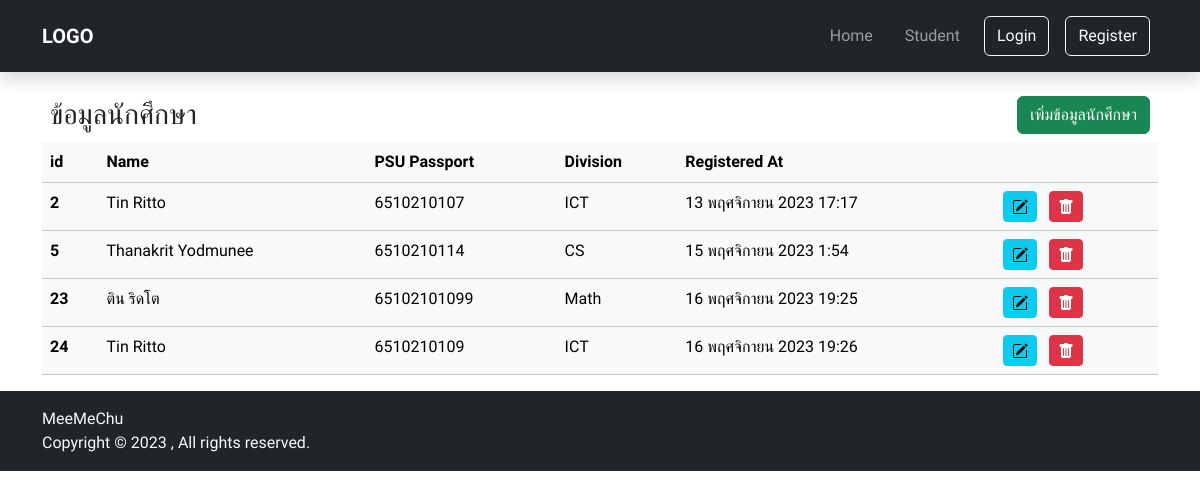
The page /student on the database as committed earlier.
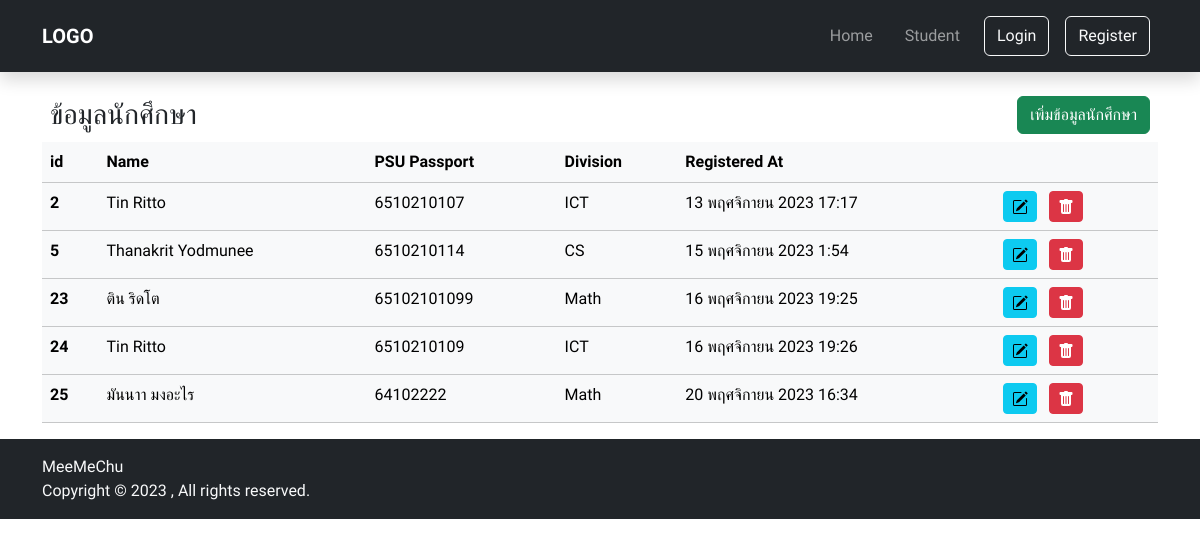
The same page on the database as committed later.
### app_general/models.py (models this page shows, shortened)
class StudentInfo(models.Model):
    firstName = models.CharField(max_length=60)
    lastName = models.CharField(max_length=60)
    email = models.EmailField(max_length=60, unique=True)
    psu_passport = models.CharField(max_length=60, unique=True )
    registered_at = models.DateTimeField(auto_now_add=True)
    division = models.ForeignKey(Division, on_delete=models.SET_NULL, null=True)

class Division(models.Model):
    name = models.CharField(max_length=60, unique=True)

### app_general/views.py (the view)
# urls.py: path("student", views.student, name="student"),
def student(request):
    if request.method == 'POST':
        form = StudentModelForm(request.POST)
        if form.is_valid():
            form.save()
            sweetify.success(request, 'คุณกรอกข้อมูลสำเร็จ', text='เราได้บันทึกข้อมูลของคุณแล้ว!', persistent='OK!')
            return HttpResponseRedirect('student')
        else:
            sweetify.error(request, 'เกิดข้อผิดพลาด', text='คุณกรอกข้อมูลไม่ครบหรือชื่อซ้ำกัน', persistent='OK!')
    else:
        form = StudentModelForm()
    all_student = StudentInfo.objects.all()
    context = { 'all_student' : all_student , 'form' : form}
    return render(request, 'app_general/student.html', context)

### app_general/forms.py (called while the page is built)
    def label_from_instance(self, obj):
        return obj.name

### app_general/templates/app_general/student.html (shortened to what this page needs)
{% extends 'app_general/base.html'%}
{% block content %}
<div class="container-md">
    <div class="mt-3">
        <div class="d-flex justify-content-between align-items-center p-2">
            <h3 style="margin-bottom: 0;">ข้อมูลนักศึกษา</h3>
            <button type="button" class="btn btn-success" data-bs-toggle="modal" data-bs-target="#modal_add" >เพิ่มข้อมูลนักศึกษา</button>
        </div>
        <div class="table-responsive-sm">
            <table class="table table-light">
                <thead>
                    <tr>
                        <th scope="col">id</th>
                        <th scope="col">Name</th>
                        <th scope="col">PSU Passport</th>
                        <th scope="col">Division</th>
                        <th scope="col">Registered At</th>
                        <th scope="col"></th>
                    </tr>
                </thead>
                <tbody>
                    {% for student in all_student %}
                    <tr>
                        <th scope="row">{{student.id}}</th>
                        <td>{{student.firstName}} {{student.lastName}}</td>
                        <td>{{student.psu_passport}}</td>
                        <td>{{student.division.name}}</td>
                        <td>{{student.registered_at|date:'j F Y G:i'}}</td>
                        <td>
                            <button type="button" class="btn btn-info btn-sm ms-2" data-bs-toggle="modal" data-bs-target="#modal_edit">
                            </button>
                            <a type="button" class="btn btn-danger btn-sm ms-2">
                            </a>
                        </td>
                    </tr>
                    {% endfor %}
                </tbody>
            </table>
        </div>
    </div>
</div>
{% endblock %}

Rows that differ between the two databases and show on the page:
added StudentInfo: id "25", firstName "มันนาา", lastName "มงอะไร", psu_passport "64102222", division.name "Math", registered_at "20 พฤศจิกายน 2023 16:34"
